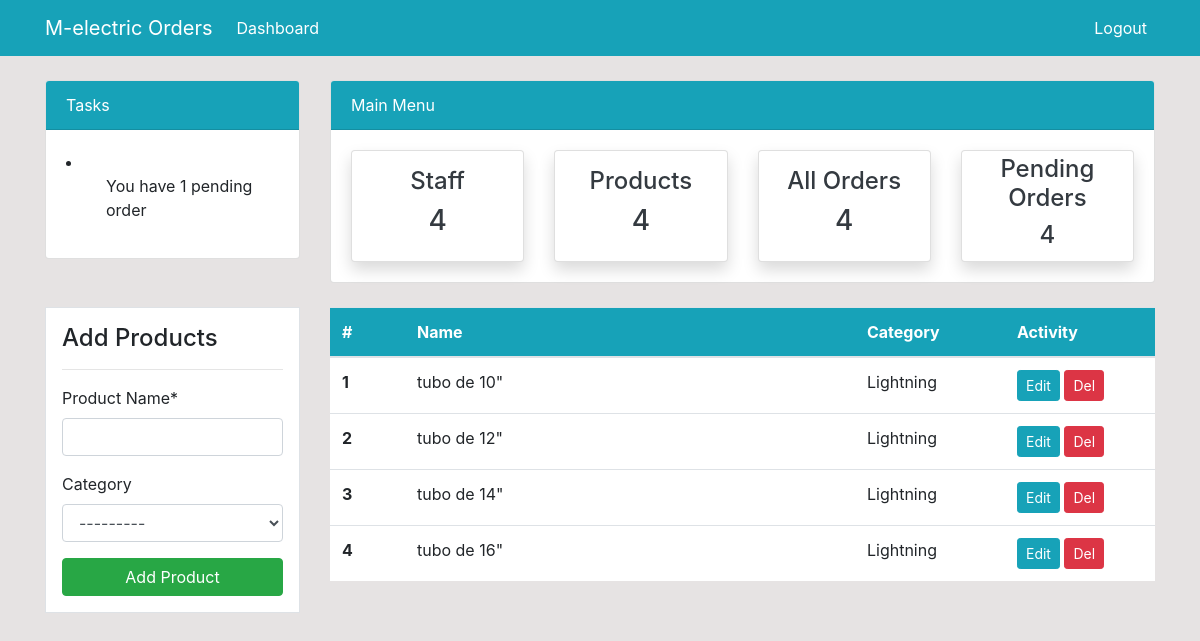
The page /products (signed in) on the database as committed earlier.
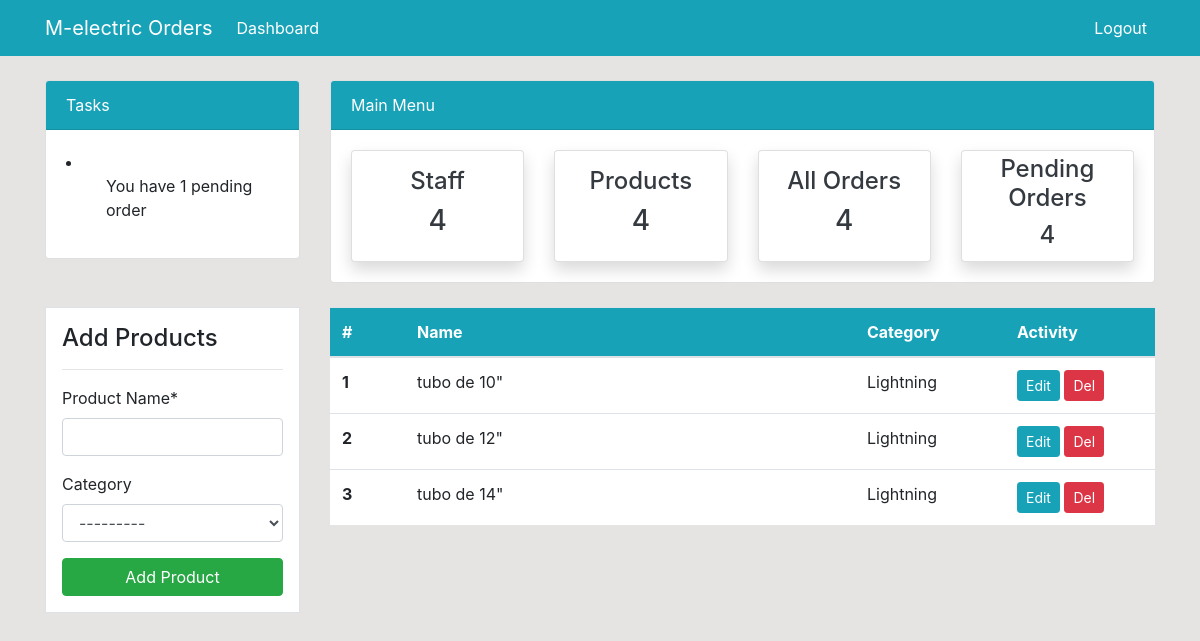
The same page on the database as committed later.
### dashboard/models.py (models this page shows, shortened)
class Product(models.Model):
	product_name = models.CharField('Product Name', max_length=100)
	category = models.ForeignKey(Category, blank=True, null=True, on_delete=models.CASCADE)

class Category(models.Model):
	category_name = models.CharField('Category', max_length=50)
	def __str__(self):
		return self.category_name

### dashboard/views.py (the view)
# urls.py: path('products', views.products, name='products'),
@login_required
def products(request):
    products_list = Product.objects.all()
    if request.method == 'POST':
        form = ProductForm(request.POST)
        if form.is_valid:
            form.save()
            return redirect('products')
    else:
        form = ProductForm()
    context = {
        'products_list': products_list,
        'form': form,
    }
    return render(request, 'dashboard/products.html', context)

### dashboard/forms.py
class ProductForm(forms.ModelForm):
    class Meta:
        model = Product
        fields = ['product_name','category']

### templates/dashboard/products.html (shortened to what this page needs)
{% extends 'partials/base.html' %}
{% load crispy_forms_tags %}
{% block content %}
{% include 'partials/topnav.html' %}
    <div class="container">
        <div class="row my-4">
            <div class="col-md-3">
                <div class="border bg-white p-3">
                    <h4>Add Products</h4>
                    <hr>
                    <form method="POST">
                        {{ form|crispy }}
                        <input class="btn btn-success btn-block" type="submit" value="Add Product">
                    </form>
                </div>
            </div>
            <div class="col-md-9">
                <table class="table bg-white">
                    <thead class="bg-info">
                        <tr class="text-white">
                            <th scope="col" class="col-1" >#</th>
                            <th scope="col" class="col-6">Name</th>
                            <th scope="col" class="col-2">Category</th>
                            <th scope="col" class="col-2">Activity</th>
                        </tr>
                    </thead>
                    <tbody>
                    {% for product in products_list %}
                        <tr>
                            <th scope="row">{{ forloop.counter }}</th>
                            <td>{{ product.product_name }}</td>
                            <td>{{ product.category }}</td>
                            <td>
                                <a class="btn btn-info btn-sm" href="{% url 'product-update' product.id %}">Edit</a>
                                <a class="btn btn-danger btn-sm" href="{% url 'product-delete' product.id %}">Del</a>
                            </td>
                        </tr>
                    {% endfor %}
                    </tbody>
                </table>
            </div>
        </div>
    </div>
{% endblock %}

Rows that differ between the two databases and show on the page:
removed Product: product_name "tubo de 16\"", category "Lightning"
